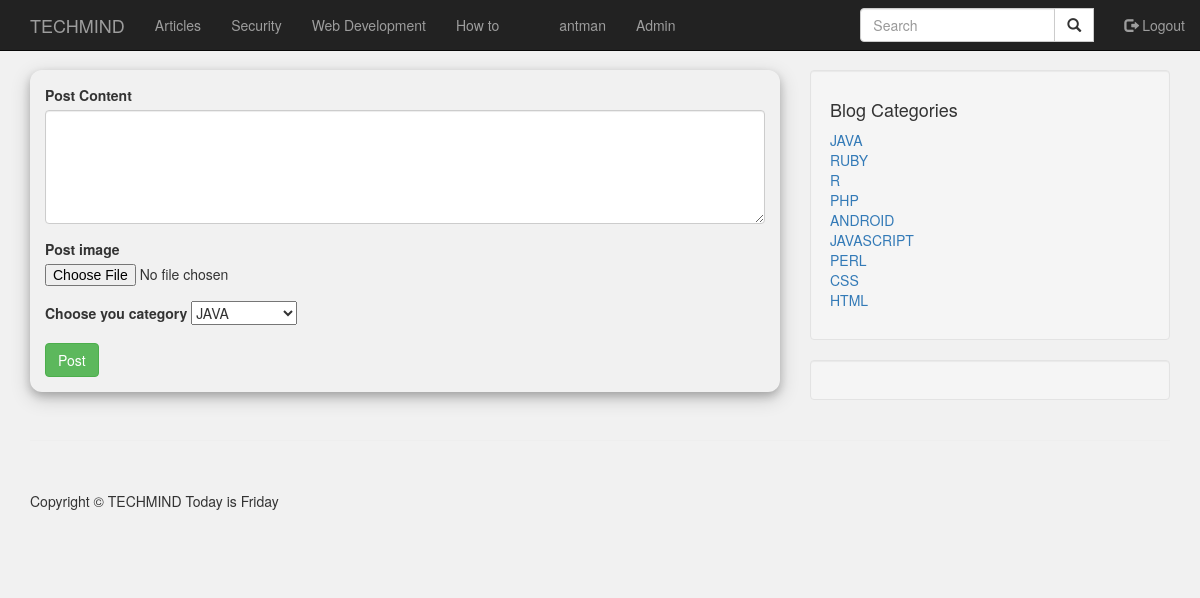
Page / (signed in) on the committed database.
### tables this page shows
CREATE TABLE IF NOT EXISTS `categories` (
  `cate_id` int(3) NOT NULL AUTO_INCREMENT,
  `cate_title` varchar(255) NOT NULL,
  PRIMARY KEY (`cate_id`)
);

### index.php (the view, shortened to what this page needs)
<?php include"includes/header.php";?>
<?php include "includes/nav.php"; ?>
    <div class="container">
        <div class="row">
            <div class="col-md-8">
<?php   if (isset($_SESSION['user_role'])) {
    $var = $_SESSION['user_role'];
    if (in_array($var, array("admin", "superuser"))) {
    ?>
<div style="
    border-radius:12px; padding:15px; box-shadow: 0 4px 8px 0 rgba(0, 0, 0, 0.2), 0 6px 20px 0 rgba(0, 0, 0, 0.19);">
             <form action="" method="post" enctype="multipart/form-data" >
  <div class="form-group">
     <label for="post_content" >Post Content</label>
     <textarea class="form-control" name="post_content" id="" cols="5" rows="5" ></textarea>
    </div>
  <div class="form-group">
     <label for="post_image" >Post image</label>
     <input type="file"  name="image">
    </div>
  <div class="form-group">
      <label>Choose you category</label>
      <select name="cate_option" id=""><?php
       $query = "SELECT * FROM categories ";
    $result = mysqli_query($conn, $query);
    while ($row = mysqli_fetch_assoc($result)) {
        $cate_title = $row['cate_title'];
        echo "<option>$cate_title</option>";
    }
    ?>
      </select>
  </div>
  <button type="submit" class="btn btn-success" name="create_post">Post</button>
</form>
</div>
    <?php
}
} else {
}
?>
            </div>
             <?php include "includes/sidebar.php"; ?>
        </div>
        <hr>
       <?php include "includes/footer.php"; ?>

### includes/functions.php (shortened to what this page needs)
<?php
function view_all_cats(){
    global $conn;
    $query = "SELECT * FROM categories ";
    $result = mysqli_query($conn, $query);
    while ($row = mysqli_fetch_assoc($result)) {
        $title = $row['cate_title'];
        $cate_id = $row['cate_id'];
        echo "<li><a href='category.php?category=$cate_id'> {$title} </a></li>";
    }
}
?>

### css/blog-home.css (style rules this page uses)
body { padding-top: 70px; }

### includes/header.php (style rules this page uses)
body { background-color: #f1f1f1!important; }

### rows in the picture
categories: cate_title "JAVA"
categories: cate_title "RUBY"
categories: cate_title "R"
categories: cate_title "PHP"
categories: cate_title "ANDROID"
categories: cate_title "JAVASCRIPT"
categories: cate_title "PERL"
categories: cate_title "CSS"
categories: cate_title "HTML"

### other values in the picture
$usernameSS "antman"
form field cate_option "JAVA"
